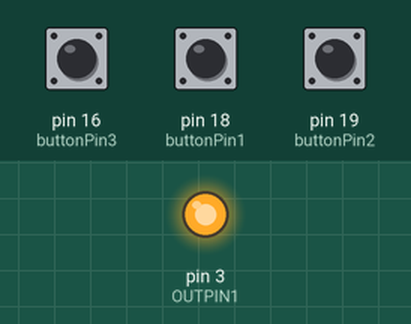
The sketch below on a simulated Arduino Uno, built with avr-gcc and run on an emulated ATmega328P. Parts: output pins drawn as LEDs (lit = HIGH). The test bench sets the inputs (shaded band); at power-on: pin 16 (buttonPin3) LOW, pin 18 (buttonPin1) LOW, pin 19 (buttonPin2) LOW.

Above: at 1.2 s.
1.3 s: pin 16 (buttonPin3) pulled HIGH for 0.15 s
At 1.6 s:
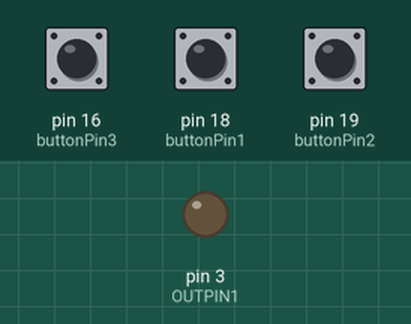
2.9 s: pin 16 (buttonPin3) pulled HIGH for 1 s
At 3.5 s:
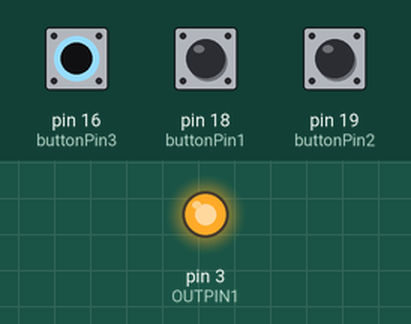
5.4 s: pin 16 (buttonPin3) pulled HIGH for 3.2 s
At 5.8 s:
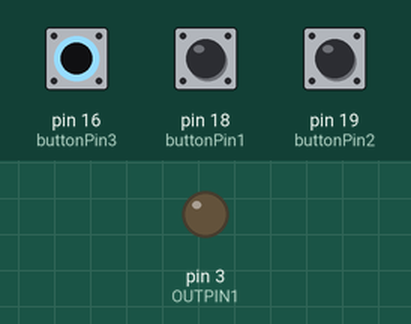
Timing chart, 0 to 8.4 s (numbered marks = the images above; inputs shaded):
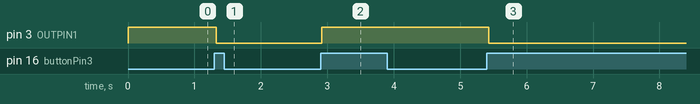

The sketch:

master_bedroom.ino
```cpp
const byte  OUTPIN1 = 3;

const byte  buttonPin1 = 18;           // Left button
byte        buttonState1 = 0;          // current state of the button
byte        lastButtonState1 = 0;

const byte  buttonPin2 = 19;           // Right button 19
byte        buttonState2 = 0;          // current state of the button
byte        lastButtonState2 = 0 ;

const byte  buttonPin3 = 16;           // Released button
byte        buttonState3 = 0;          // current state of the button
byte        lastButtonState3 = 0;

unsigned long last1 = millis();
unsigned long last2 = millis();
unsigned long last3 = millis();

void setup() {
  pinMode(OUTPIN1, OUTPUT);
  digitalWrite(OUTPIN1,HIGH); //Relay OFF
  pinMode(buttonPin1, INPUT);
  pinMode(buttonPin2, INPUT);
  pinMode(buttonPin3, INPUT);

  lastButtonState1 = digitalRead(buttonPin1);
  lastButtonState2 = digitalRead(buttonPin2);
  lastButtonState3 = digitalRead(buttonPin3);

}

void loop() {

/********************** Button1 - Left button *****************************/
if (millis() - last1 > 50) {
  buttonState1 = digitalRead(buttonPin1);

  if (buttonState1 != lastButtonState1) {
      digitalWrite(OUTPIN1, !digitalRead(OUTPIN1));
  }

  lastButtonState1 = buttonState1;
  last1 = millis();
}//millis

/********************** Button2 - Right button *****************************/
if (millis() - last2 > 50) {
  buttonState2 = digitalRead(buttonPin2);

  if (buttonState2 != lastButtonState2) {
      digitalWrite(OUTPIN1, !digitalRead(OUTPIN1));
  }

  lastButtonState2 = buttonState2;
  last2 = millis();
}//millis

/********************** Button1 - Released button *****************************/
if (millis() - last3 > 50) {
  buttonState3 = digitalRead(buttonPin3);
  if (buttonState3 != lastButtonState3) {
    if (buttonState3 == LOW) {   // Button pressed

    } else {                     // Button released

      digitalWrite(OUTPIN1, !digitalRead(OUTPIN1));

    }
  }
  lastButtonState3 = buttonState3;
  last3 = millis();
}//millis

/******************************************************************************/
}
```

Measured:
- after the input at 1.3 s, pin 3 (OUTPIN1): HIGH → LOW at once
- after the input at 2.9 s, pin 3 (OUTPIN1): LOW → HIGH at once
- after the input at 5.4 s, pin 3 (OUTPIN1): HIGH → LOW at once
